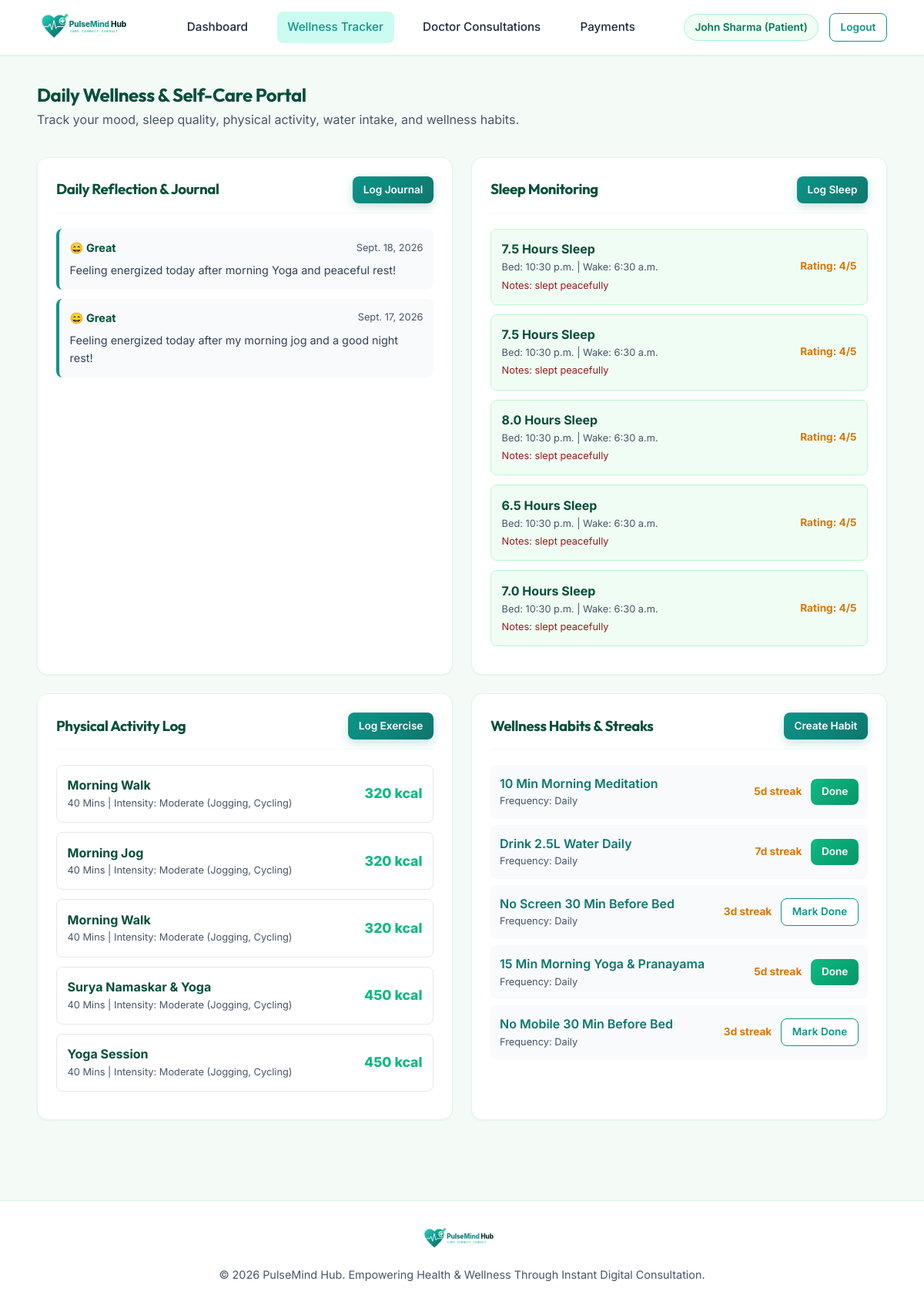
Page /wellness/ (signed in) on the committed database.
### accounts/models.py (models this page shows, shortened)
class CustomUser(AbstractUser):
    ROLE_CHOICES = (
        ('PATIENT', 'Patient'),
        ('DOCTOR', 'Doctor'),
        ('ADMIN', 'Admin'),
    )
    role = models.CharField(max_length=10, choices=ROLE_CHOICES, default='PATIENT')
    phone = models.CharField(max_length=20, blank=True, null=True)
    profile_picture = models.ImageField(upload_to='profiles/', blank=True, null=True)
    bio = models.TextField(blank=True, null=True)
    specialization = models.CharField(max_length=100, blank=True, null=True, help_text="For Doctors: e.g., Cardiologist, Psychiatrist, General Physician")
    qualification = models.CharField(max_length=100, blank=True, null=True, help_text="e.g. MBBS, MD, PhD")
    consultation_fee = models.DecimalField(max_digits=10, decimal_places=2, default=500.00, help_text="Fee charged per consultation (₹)")
    experience_years = models.PositiveIntegerField(default=5, help_text="Years of medical practice")
    wellness_goal = models.CharField(max_length=255, blank=True, null=True, default="Improve daily sleep and stay hydrated")
    emergency_contact_name = models.CharField(max_length=100, blank=True, null=True)
    emergency_contact_phone = models.CharField(max_length=20, blank=True, null=True)
    @property
    def is_doctor(self):
        return self.role == 'DOCTOR'
    @property
    def is_admin(self):
        return self.role == 'ADMIN' or self.is_superuser or self.is_staff

### wellness/models.py (models this page shows, shortened)
class JournalEntry(models.Model):
    MOOD_CHOICES = (
        ('GREAT', '😄 Great'),
        ('GOOD', '🙂 Good'),
        ('CALM', '😌 Calm'),
        ('ANXIOUS', '😰 Anxious'),
        ('TIRED', '😴 Tired'),
        ('SAD', '😔 Sad'),
    )
    user = models.ForeignKey(settings.AUTH_USER_MODEL, on_delete=models.CASCADE, related_name='journal_entries')
    date = models.DateField(default=timezone.now)
    mood = models.CharField(max_length=20, choices=MOOD_CHOICES, default='GOOD')
    content = models.TextField()
    created_at = models.DateTimeField(auto_now_add=True)
    class Meta:
        ordering = ['-date', '-created_at']

class SleepRecord(models.Model):
    user = models.ForeignKey(settings.AUTH_USER_MODEL, on_delete=models.CASCADE, related_name='sleep_records')
    date = models.DateField(default=timezone.now)
    bedtime = models.TimeField(help_text="Time went to bed")
    wake_time = models.TimeField(help_text="Time woke up")
    duration_hours = models.DecimalField(max_digits=4, decimal_places=1, help_text="Total sleep duration in hours")
    quality_rating = models.IntegerField(default=4, help_text="Rating 1 to 5 stars")
    disturbances = models.TextField(blank=True, null=True, help_text="Notes on wakeups or disturbances")
    class Meta:
        ordering = ['-date']

class PhysicalActivity(models.Model):
    INTENSITY_CHOICES = (
        ('LOW', 'Low (Walking, Yoga)'),
        ('MODERATE', 'Moderate (Jogging, Cycling)'),
        ('HIGH', 'High (HIIT, Running, Gym)'),
    )
    user = models.ForeignKey(settings.AUTH_USER_MODEL, on_delete=models.CASCADE, related_name='activities')
    date = models.DateField(default=timezone.now)
    exercise_type = models.CharField(max_length=100, help_text="e.g. Morning Jog, Yoga, Cycling")
    duration_minutes = models.PositiveIntegerField(help_text="Duration in minutes")
    intensity = models.CharField(max_length=10, choices=INTENSITY_CHOICES, default='MODERATE')
    calories_burned = models.PositiveIntegerField(default=0)
    class Meta:
        ordering = ['-date']

class Habit(models.Model):
    FREQUENCY_CHOICES = (
        ('DAILY', 'Daily'),
        ('WEEKLY', 'Weekly'),
    )
    user = models.ForeignKey(settings.AUTH_USER_MODEL, on_delete=models.CASCADE, related_name='habits')
    title = models.CharField(max_length=150, help_text="e.g., 10 Min Meditation, No Sugar")
    frequency = models.CharField(max_length=10, choices=FREQUENCY_CHOICES, default='DAILY')
    streak_count = models.PositiveIntegerField(default=0)
    is_completed_today = models.BooleanField(default=False)
    last_completed_date = models.DateField(blank=True, null=True)
    created_at = models.DateTimeField(auto_now_add=True)

### wellness/views.py (the view)
# urls.py: path('', views.wellness_index, name='index'),
@login_required
def wellness_index(request):
    today = timezone.now().date()
    journals = JournalEntry.objects.filter(user=request.user)[:5]
    sleeps = SleepRecord.objects.filter(user=request.user)[:5]
    activities = PhysicalActivity.objects.filter(user=request.user)[:5]
    habits = Habit.objects.filter(user=request.user)
    water, _ = WaterIntake.objects.get_or_create(user=request.user, date=today)
    context = {
        'journals': journals,
        'sleeps': sleeps,
        'activities': activities,
        'habits': habits,
        'water': water,
    }
    return render(request, 'wellness/index.html', context)

### templates/wellness/index.html (shortened to what this page needs)
{% extends 'base.html' %}
{% block content %}
<div class="card-header" style="border: none; margin-bottom: 1.5rem;">
    <div>
        <h2>Daily Wellness & Self-Care Portal</h2>
        <p style="color: var(--muted-text);">
            Track your mood, sleep quality, physical activity, water intake, and wellness habits.
        </p>
    </div>
</div>
<div class="grid-2">
    <div class="card">
        <div class="card-header">
            <h3>Daily Reflection & Journal</h3>
            <a href="{% url 'wellness:add_journal' %}" class="btn btn-primary btn-sm">
                Log Journal
            </a>
        </div>
        {% for j in journals %}
        <div style="background:#f8fafc; border-left:4px solid var(--primary); padding:0.85rem; border-radius:var(--radius-sm); margin-bottom:0.75rem;">
            <div style="display:flex; justify-content:space-between; align-items:center; margin-bottom:0.35rem;">
                <span style="font-weight:700; color:#064e3b; font-size:0.9rem;">
                    {{ j.get_mood_display }}
                </span>
                <span style="font-size:0.8rem; color:var(--muted-text);">
                    {{ j.date }}
                </span>
            </div>
            <p style="font-size:0.9rem; color:#334155; margin:0;">
                {{ j.content }}
            </p>
        </div>
        {% empty %}
        <p style="color:var(--muted-text); font-size:0.9rem; text-align:center; padding:1.5rem 0;">
            No journal entries logged yet.
        </p>
        {% endfor %}
    </div>
    <div class="card">
        <div class="card-header">
            <h3>Sleep Monitoring</h3>
            <a href="{% url 'wellness:add_sleep' %}" class="btn btn-primary btn-sm">
                Log Sleep
            </a>
        </div>
        {% for s in sleeps %}
        <div style="background:#f0fdf4; border:1px solid #bbf7d0; padding:0.85rem; border-radius:var(--radius-sm); margin-bottom:0.75rem; display:flex; justify-content:space-between; align-items:center;">
            <div>
                <div style="font-weight:700; color:#064e3b;">
                    {{ s.duration_hours }} Hours Sleep
                </div>
                <div style="font-size:0.8rem; color:var(--muted-text);">
                    Bed: {{ s.bedtime }} |
                    Wake: {{ s.wake_time }}
                </div>
                {% if s.disturbances %}
                <div style="font-size:0.8rem; color:#991b1b; margin-top:0.2rem;">
                    Notes: {{ s.disturbances }}
                </div>
                {% endif %}
            </div>
            <div style="font-size:0.85rem; font-weight:700; color:#d97706;">
                Rating: {{ s.quality_rating }}/5
            </div>
        </div>
        {% empty %}
        <p style="color:var(--muted-text); font-size:0.9rem; text-align:center; padding:1.5rem 0;">
            No sleep records logged yet.
        </p>
        {% endfor %}
    </div>
</div>
<div class="grid-2">
    <div class="card">
        <div class="card-header">
            <h3>Physical Activity Log</h3>
            <a href="{% url 'wellness:add_activity' %}" class="btn btn-primary btn-sm">
                Log Exercise
            </a>
        </div>
        {% for a in activities %}
        <div style="background:#ffffff; border:1px solid #e2e8f0; padding:0.85rem; border-radius:var(--radius-sm); margin-bottom:0.75rem; display:flex; justify-content:space-between; align-items:center;">
            <div>
                <div style="font-weight:700; color:#064e3b;">
                    {{ a.exercise_type }}
                </div>
                <div style="font-size:0.8rem; color:var(--muted-text);">
                    {{ a.duration_minutes }} Mins |
                    Intensity: {{ a.get_intensity_display }}
                </div>
            </div>
            <div style="font-weight:800; color:#10b981; font-size:1.1rem;">
                {{ a.calories_burned }} kcal
            </div>
        </div>
        {% empty %}
        <p style="color:var(--muted-text); font-size:0.9rem; text-align:center; padding:1.5rem 0;">
            No exercises recorded yet.
        </p>
        {% endfor %}
    </div>
    <div class="card">
        <div class="card-header">
            <h3>Wellness Habits & Streaks</h3>
            <a href="{% url 'wellness:add_habit' %}" class="btn btn-primary btn-sm">
                Create Habit
            </a>
        </div>
        {% for h in habits %}
        <div style="display:flex; align-items:center; justify-content:space-between; padding:0.75rem; background:#f8fafc; border-radius:var(--radius-sm); margin-bottom:0.5rem;">
            <div>
                <div style="font-weight:600; color:#0f766e;">
                    {{ h.title }}
                </div>
                <div style="font-size:0.8rem; color:var(--muted-text);">
                    Frequency: {{ h.get_frequency_display }}
                </div>
            </div>
            <div style="display:flex; align-items:center; gap:0.75rem;">
                <span style="font-size:0.85rem; font-weight:700; color:#d97706;">
                    {{ h.streak_count }}d streak
                </span>
                <a href="{% url 'wellness:toggle_habit' h.id %}"
                   class="btn btn-sm {% if h.is_completed_today %}btn-success{% else %}btn-secondary{% endif %}">
                    {% if h.is_completed_today %}
                        Done
                    {% else %}
                        Mark Done
                    {% endif %}
                </a>
            </div>
        </div>
        {% empty %}
        <p style="color:var(--muted-text); font-size:0.9rem; text-align:center; padding:1.5rem 0;">
            No habits tracked. Click Create Habit above.
        </p>
        {% endfor %}
    </div>
</div>
{% endblock %}

### templates/base.html (shortened to what this page needs)
{% load static %}
<!DOCTYPE html>
<html lang="en">
<head>
    <link rel="stylesheet" href="{% static 'css/styles.css' %}">
</head>
<body>
    <nav class="navbar">
        <div class="navbar-container">
            <a href="{% url 'dashboard:index' %}" class="navbar-brand">
                <img src="{% static 'images/logo.svg' %}"
                     alt="PulseMind Hub"
                     class="navbar-logo">
            </a>
            {% if user.is_authenticated %}
                {% if user.is_admin %}
                    <ul class="nav-links">
                        <li>
                            <a href="{% url 'dashboard:index' %}"
                               class="nav-link {% if request.resolver_match.app_name == 'dashboard' %}active{% endif %}">
                                Admin Dashboard
                            </a>
                        </li>
                        <li>
                            <a href="{% url 'accounts:admin_user_list' %}"
                               class="nav-link {% if request.resolver_match.url_name == 'admin_user_list' or request.resolver_match.url_name == 'admin_user_add' or request.resolver_match.url_name == 'admin_user_edit' %}active{% endif %}">
                                User Management
                            </a>
                        </li>
                        <li>
                            <a href="{% url 'accounts:admin_consultations' %}"
                               class="nav-link {% if request.resolver_match.url_name == 'admin_consultations' %}active{% endif %}">
                                Consultations Audit
                            </a>
                        </li>
                        <li>
                            <a href="{% url 'accounts:admin_payments' %}"
                               class="nav-link {% if request.resolver_match.url_name == 'admin_payments' %}active{% endif %}">
                                Financial Audit
                            </a>
                        </li>
                    </ul>
                    <div style="display:flex; align-items:center; gap:0.85rem;">
                        <div class="user-badge"
                             style="background:#fef3c7; color:#92400e; border-color:#fde68a;">
                            Admin: {{ user.username }}
                        </div>
                        <a href="{% url 'accounts:logout' %}"
                           class="btn btn-secondary btn-sm">
                            Logout
                        </a>
                    </div>
                {% else %}
                    <ul class="nav-links">
                        <li>
                            <a href="{% url 'dashboard:index' %}"
                               class="nav-link {% if request.resolver_match.app_name == 'dashboard' %}active{% endif %}">
                                Dashboard
                            </a>
                        </li>
                        <li>
                            <a href="{% url 'wellness:index' %}"
                               class="nav-link {% if request.resolver_match.app_name == 'wellness' %}active{% endif %}">
                                Wellness Tracker
                            </a>
                        </li>
                        <li>
                            <a href="{% url 'consultations:doctors' %}"
                               class="nav-link {% if request.resolver_match.app_name == 'consultations' %}active{% endif %}">
                                Doctor Consultations
                            </a>
                        </li>
                        <li>
                            <a href="{% url 'payments:history' %}"
                               class="nav-link {% if request.resolver_match.app_name == 'payments' %}active{% endif %}">
                                Payments
                            </a>
                        </li>
                    </ul>
                    <div style="display:flex; align-items:center; gap:0.85rem;">
                        <a href="{% url 'accounts:profile' %}" class="user-badge">
                            {{ user.get_full_name|default:user.username }}
                            ({% if user.is_doctor %}Doctor{% else %}Patient{% endif %})
                        </a>
                        <a href="{% url 'accounts:logout' %}"
                           class="btn btn-secondary btn-sm">
                            Logout
                        </a>
                    </div>
                {% endif %}
            {% endif %}
        </div>
    </nav>
    <main class="main-wrapper">
        {% block content %}{% endblock %}
    </main>
    <footer>
        <div style="
            max-width:1600px;
            width:96%;
            margin:0 auto;
            padding:0 1.5rem;
            display:flex;
            flex-direction:column;
            align-items:center;
            gap:0.5rem;
        ">
            <img src="{% static 'images/logo.svg' %}"
                 alt="PulseMind Hub"
                 style="height:36px;">
            <p style="margin-top:0.5rem;">
                © 2026 PulseMind Hub. Empowering Health & Wellness Through Instant Digital Consultation.
            </p>
        </div>
    </footer>
</body>
</html>

### rows in the picture
CustomUser: get_full_name "John Sharma"
JournalEntry: mood "😄 Great", date "Sept. 18, 2026", content "Feeling energized today after morning Yoga and peaceful rest!"
JournalEntry: mood "😄 Great", date "Sept. 17, 2026", content "Feeling energized today after my morning jog and a good night rest!"
SleepRecord: duration_hours "7.5", bedtime "10:30 p.m.", wake_time "6:30 a.m.", disturbances "slept peacefully", quality_rating "4"
SleepRecord: duration_hours "7.5", bedtime "10:30 p.m.", wake_time "6:30 a.m.", disturbances "slept peacefully", quality_rating "4"
SleepRecord: duration_hours "8.0", bedtime "10:30 p.m.", wake_time "6:30 a.m.", disturbances "slept peacefully", quality_rating "4"
SleepRecord: duration_hours "6.5", bedtime "10:30 p.m.", wake_time "6:30 a.m.", disturbances "slept peacefully", quality_rating "4"
SleepRecord: duration_hours "7.0", bedtime "10:30 p.m.", wake_time "6:30 a.m.", disturbances "slept peacefully", quality_rating "4"
PhysicalActivity: exercise_type "Morning Walk", duration_minutes "40", intensity "Moderate (Jogging, Cycling)", calories_burned "320"
PhysicalActivity: exercise_type "Morning Jog", duration_minutes "40", intensity "Moderate (Jogging, Cycling)", calories_burned "320"
PhysicalActivity: exercise_type "Morning Walk", duration_minutes "40", intensity "Moderate (Jogging, Cycling)", calories_burned "320"
PhysicalActivity: exercise_type "Surya Namaskar & Yoga", duration_minutes "40", intensity "Moderate (Jogging, Cycling)", calories_burned "450"
PhysicalActivity: exercise_type "Yoga Session", duration_minutes "40", intensity "Moderate (Jogging, Cycling)", calories_burned "450"
Habit: title "10 Min Morning Meditation", frequency "Daily", streak_count "5", is_completed_today "Done"
Habit: title "Drink 2.5L Water Daily", frequency "Daily", streak_count "7", is_completed_today "Done"
Habit: title "No Screen 30 Min Before Bed", frequency "Daily", streak_count "3", is_completed_today "Mark Done"
Habit: title "15 Min Morning Yoga & Pranayama", frequency "Daily", streak_count "5", is_completed_today "Done"
Habit: title "No Mobile 30 Min Before Bed", frequency "Daily", streak_count "3", is_completed_today "Mark Done"
